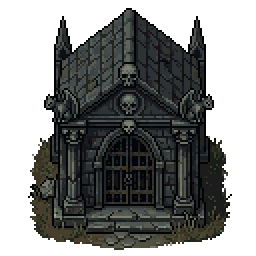
#> input picture pixellab_src/cemetery/buildings/frame_0.png, 128 x 128 px, found by its file name (shown 2 times larger)
$ python village_props.py
#> lines starting #> are read from the running program, lines starting #| are printed output that depends on the picture
### tools/hero_sheets.py
"""Arkusze postaci gracza z PixelLab (pixellab_src/heroes/<postać>/) i dane chwytu broni.

Każda postać ma 5 kierunków (south, south-east, east, north-east, north - pozostałe gra
odbija w poziomie) i animacje: idle (obrót postaci), walk, slash (zamach), cast (czar),
shoot (łuk) - po 4 klatki, a ataki postaci animowanej porządnie (Wojciech) po 8 klatek
(szkieletowe ruchy PixelLab: cięcie, strzał z łuku, czar - broń w prawej ręce).
Arkusz: kolumny = klatki (8), wiersze = animacja * 5 + kierunek.

Chwyt broni: PixelLab przerysował klatki z postacią trzymającą znacznik - pręt z różowym
(#FF00FF) końcem w dłoni i błękitnym (#00FFFF) czubkiem (pliki mk_*.png, w atakach przez
edit_image na klatkach animacji). Z położenia obu kolorów liczymy punkt chwytu i kąt broni dla
każdej klatki - w grze broń z ekwipunku jest wtedy trzymana w dłoni i porusza się razem z ręką
(w cięciu pręt pokazuje tor miecza). Przerysowana klatka bywa przesunięta o kilka pikseli -
przesunięcie znajduje dopasowanie sylwetek (_align).

Wynik: assets/heroes/<postać>.png i scripts/hero_rig.gd (stałe dla gry).
Uruchom: python tools/hero_sheets.py"""
import colorsys
import math
import os

from PIL import Image

ROOT = os.path.dirname(os.path.dirname(os.path.abspath(__file__)))
SRC = os.path.join(ROOT, "pixellab_src", "heroes")
OUT = os.path.join(ROOT, "assets", "heroes")

HEROES = [("wojciech", "Wojciech"), ("bogdan", "Bogdan"), ("mira", "Mira"), ("jaga", "Jaga")]
DIRS = ["south", "south-east", "east", "north-east", "north"]
ANIMS = ["idle", "walk", "slash", "cast", "shoot"]
FRAMES = 8  # kolumny arkusza; chód i spoczynek mają 4 klatki, ataki do 8
CELL = 72
FEET_Y = 62  # stopy w komórce (od góry), przed zmniejszeniem
## Postać z PixelLab jest za duża przy reszcie świata - zmniejszamy ją do ok. 30 px wzrostu
## (trochę więcej niż dawna, 24-pikselowa postać). Wynikowa komórka i stopy:
SCALE = 0.75
## Znaczniki, którym nie da się ufać: Mira trzyma znacznik za plecami i w chodzie bokiem przekłada go przez ciało.
## STEADY_WALK - w chodzie broń zostaje w dłoni z pozy spoczynku (kołysze się z sylwetką); IDLE_GRIP_FROM - spoczynek
## w danym kierunku bierze chwyt z innego kierunku.
STEADY_WALK = {"mira": ("east", "south-east")}
IDLE_GRIP_FROM = {"mira": {"south-east": "east"}}
## Poprawki klatek, w które PixelLab wtopił przedmiot (łuk) mimo pustych dłoni: "erase" - kolory
## (hex) do wymazania w prostokącie [x0, y0, x1, y1] płótna klatki, "copy" - klatka zastąpiona inną klatką
## tej samej animacji i kierunku.
GREY_BOW = ["7a8084", "625d55", "5e6475"]
FRAME_FIX = {
    "wojciech": {
        ("shoot", "south", 1): {"erase": [50, 30, 60, 41], "colors": GREY_BOW},
        ("shoot", "south", 4): {"erase": [50, 30, 60, 41], "colors": GREY_BOW},
        ("shoot", "south", 5): {"copy": 4},
        ("shoot", "south", 6): {"copy": 4},
        ("shoot", "east", 4): {"copy": 3},
    },
}
## Najdalej (w pikselach), o ile chwyt ataku może zostać przyciągnięty do sylwetki (_snap).
SNAP_MAX = 7
OUT_CELL = round(CELL * SCALE)
OUT_FEET_Y = round(FEET_Y * SCALE)


def _open(path):
    return Image.open(path).convert("RGBA")


def _bottom(img):
    return img.getbbox()[3]


# [81 lines left out: functions _frames, _clean, _paste, _opaque, _align, _snap, not called in this run]


def _hsv(r, g, b):
    h, sat, v = colorsys.rgb_to_hsv(r / 255.0, g / 255.0, b / 255.0)
    return h * 360.0, sat, v


def _is_magenta(r, g, b):
    h, sat, v = _hsv(r, g, b)
    return 280.0 <= h <= 335.0 and sat > 0.3 and v > 0.35


# [4 lines left out: function _is_cyan, not called in this run]


def _is_rod(r, g, b):
    return min(r, g, b) > 165 or _is_magenta(r, g, b) or _is_cyan(r, g, b)


# [172 lines left out: functions _largest_group, _marker, build, _shrink, not called in this run]


def shrink_image(cell, out_w, out_h):
    """Zmniejsza jeden obrazek pixel artu do out_w x out_h: skalowanie z mieszaniem na kanale
    alfa, twardy próg przezroczystości i powrót do oryginalnej palety kolorów."""
    cell_px = cell.load()
    palette = list({cell_px[x, y][:3] for y in range(cell.height) for x in range(cell.width) if cell_px[x, y][3] >= 128})
    small = cell.convert("RGBa").resize((out_w, out_h), Image.LANCZOS).convert("RGBA")
    px = small.load()
    cache = {}
    for y in range(out_h):
        for x in range(out_w):
            red, green, blue, alpha = px[x, y]
            if alpha < 110 or not palette:
                px[x, y] = (0, 0, 0, 0)
                continue
            key = (red, green, blue)
            if key not in cache:
                cache[key] = min(palette, key=lambda p: (p[0] - red) ** 2 + (p[1] - green) ** 2 + (p[2] - blue) ** 2)
            px[x, y] = cache[key] + (255,)
    return small


# [65 lines left out: functions _gd, main, not called in this run]


# [2 lines that do not run on import are left out]

### tools/village_props.py
"""Rekwizyty osady z PixelLab (pixellab_src/village/<paczka>/frame_<i>.png, props/<nazwa>.png - pobrane przez
pixellab_src/village/fetch.py packs props). Grafiki podmieniamy w miejscu dawnych plików assets/village/<nazwa>.png,
więc kod osady się nie zmienia: Settlement._prop stawia je z punktem zaczepienia u podstawy.

Rozmiar: osada urosła razem z postaciami, więc każdy rekwizyt dostaje ok. 1,35 dawnego rozmiaru (dłuższy bok),
ale nigdy nie jest powiększany ponad grafikę z PixelLab. Kilka klatek = pasek (etapy stosów, animacje),
wszystkie w tej samej skali, wyrównane do podstawy.
Uruchom: python tools/village_props.py (albo na końcu generate_art.py)"""
import os

from PIL import Image

import hero_sheets

ROOT = os.path.dirname(os.path.dirname(os.path.abspath(__file__)))
SRC = os.path.join(ROOT, "pixellab_src", "village")
OUT = os.path.join(ROOT, "assets", "village")
GROWTH = 1.35

# nazwa: (paczka, [klatki], dawny dłuższy bok jednej klatki) - "props" = pojedyncze duże obiekty (klatka = nazwa)
PROPS = {
    # meble z paczek 96 px (furniture2-5): w paczce "furniture" (klatki 64 px) wiele wychodziło poza swoją klatkę -
    # były ucięte, a sąsiednie klatki łapały ich kawałki (paski przy krawędzi)
    "counter": ("furniture2", [0], 40), "barrel": ("furniture3", [0], 15), "table": ("furniture3", [1], 26),
    "stool": ("furniture3", [2], 10), "bed": ("furniture2", [2], 26), "chest": ("furniture3", [3], 16),
    "shelf": ("furniture4", [0], 32), "crate": ("furniture4", [1], 14), "forge": ("furniture4", [2], 26),
    "weapon_rack": ("furniture4", [3], 24), "anvil": ("furniture5", [0], 18), "bookshelf_0": ("furniture", [11], 30),
    "bookshelf_1": ("furniture", [12], 30), "lectern": ("furniture", [13, 13], 26), "map_table": ("furniture5", [1], 34),
    "trophy": ("furniture5", [2], 18),
    "well": ("yard", [0], 28), "hay": ("yard", [1], 22), "cart": ("yard", [2], 48), "garden": ("yard", [3], 40),
    "herb_garden": ("yard", [4], 36), "notice_board": ("yard", [5], 40), "banner": ("yard", [6], 34),
    "banner_pole": ("yard", [7, 7], 40), "torch_stand": ("yard", [8, 8], 26), "archery_target": ("yard", [9], 26),
    "dummy": ("yard", [10], 30), "butcher_rack": ("yard", [11, 12], 34), "smokehouse": ("yard", [13], 32),
    "hide_rack": ("yard", [14], 28), "owl_perch": ("yard", [15, 15], 28),
    "wood_pile": ("small", [0, 1, 2, 3], 36), "stone_pile": ("small", [4, 5, 6, 7], 36),
    "plank_pile": ("small", [8, 9, 10, 11], 26), "sack": ("small", [12], 13), "hearth": ("small", [13, 13], 28),
    "cauldron": ("small", [14, 14], 26), "rune_stone": ("small", [15], 18),
    "mug": ("tiny", [0], 8), "quiver": ("tiny", [1], 16), "shield": ("tiny", [2], 16), "mail_bundle": ("tiny", [3], 14),
    "arms_bundle": ("furniture5", [3], 22), "pelt": ("tiny", [5], 20), "plank": ("tiny", [6], 24), "telescope": ("tiny", [7], 26),
    "bench": ("tiny", [8], 30),
    "stable": ("props", ["stable"], 80), "awning": ("props", ["awning"], 56),
}
# animacje z PixelLab zamiast powtórzonej klatki: nazwa -> (folder obiektu, klatki animacji, dawny bok)
ANIMATED = {"horse": ("horse", [0, 2], 34), "hearth": ("hearth", [0, 2], 28), "cauldron": ("cauldron", [0, 2], 26),
            "torch_stand": ("torch_stand", [0, 2], 26)}
# ozdoby osady (Settlement._build_decorations): nazwa -> (paczka, klatka, docelowy dłuższy bok)
DECOR = {
    "deco_lamp_post": ("decor", 0, 40), "deco_flower_box": ("decor", 1, 26), "deco_fence": ("decor", 2, 28),
    "deco_market_stall": ("decor", 3, 48), "deco_scarecrow": ("decor", 4, 34), "deco_beehive": ("decor", 5, 22),
    "deco_rain_barrel": ("decor", 6, 26), "deco_washing_line": ("decor", 7, 44), "deco_kennel": ("decor", 8, 28),
    "deco_chickens": ("decor", 9, 24), "deco_cat": ("decor", 10, 18), "deco_wood_shelter": ("decor", 11, 36),
    "deco_signpost": ("decor", 12, 32), "deco_flower_bed": ("decor", 13, 32), "deco_stone_bench": ("decor", 14, 26),
    "deco_wheelbarrow": ("decor", 15, 26), "deco_flower_pot": ("tiny", 10, 12), "deco_basket": ("tiny", 11, 14),
    "deco_lantern": ("tiny", 12, 12), "deco_bucket": ("tiny", 13, 12), "deco_axe_stump": ("tiny", 18, 16),
    "deco_tools": ("tiny", 63, 16),
}


# meble, przy których kandydat z PixelLab złapał okruch sąsiedniej klatki (pasek przy lewej krawędzi)
CLEAN = {"barrel", "stool", "chest", "anvil", "crate", "table"}


def _main_part(img):
    """Tylko główny kształt: największa spójna bryła i części leżące przy niej (okruchy sąsiednich klatek
    siatki PixelLab - np. pionowy pasek przy krawędzi - znikają)."""
    alpha = img.getchannel("A").load()
    w, h = img.size
    seen = set()
    parts = []
    for y in range(h):
        for x in range(w):
            if alpha[x, y] == 0 or (x, y) in seen:
                continue
            stack, pixels = [(x, y)], []
            seen.add((x, y))
            while stack:
                cx, cy = stack.pop()
                pixels.append((cx, cy))
                for nx, ny in ((cx + 1, cy), (cx - 1, cy), (cx, cy + 1), (cx, cy - 1),
                               (cx + 1, cy + 1), (cx - 1, cy - 1), (cx + 1, cy - 1), (cx - 1, cy + 1)):
                    if 0 <= nx < w and 0 <= ny < h and alpha[nx, ny] and (nx, ny) not in seen:
                        seen.add((nx, ny))
                        stack.append((nx, ny))
            parts.append(pixels)
    main = max(parts, key=len)
    left, top = min(p[0] for p in main) - 3, min(p[1] for p in main) - 3
    right, bottom = max(p[0] for p in main) + 3, max(p[1] for p in main) + 3
    out = Image.new("RGBA", img.size)
    src, dst = img.load(), out.load()
    for pixels in parts:
        # zostają części stykające się z obrysem głównej bryły (np. kufle na ladzie), okruchy przy krawędzi klatki nie
        if any(left <= x <= right and top <= y <= bottom for x, y in pixels):
            for px in pixels:
                dst[px] = src[px]
    return out


def _load(pack, frame):
    if pack == "props":
        path = os.path.join(SRC, "props", "%s.png" % frame)
    else:
        path = os.path.join(SRC, pack, "frame_%d.png" % frame)
    return Image.open(path).convert("RGBA") if os.path.exists(path) else None


def _anim_frames(folder):
    anims = os.path.join(SRC, folder, "animations")
    if not os.path.isdir(anims):
        return []
    sub = os.path.join(anims, sorted(os.listdir(anims))[0], "unknown")
    return [Image.open(os.path.join(sub, f)).convert("RGBA") for f in sorted(os.listdir(sub))]


def build(name, images, old_size):
    """Pasek klatek: wspólna skala (z największej klatki - np. pełnego stosu), przycięcie, wyrównanie do podstawy."""
    if name in CLEAN:
        images = [_main_part(img) for img in images]
    largest = max(max(b[2] - b[0], b[3] - b[1]) for b in (img.getbbox() for img in images))
    scale = min(1.0, GROWTH * old_size / largest)
    cells = []
    for img in images:
        if scale < 1.0:
            img = hero_sheets.shrink_image(img, max(1, round(img.width * scale)), max(1, round(img.height * scale)))
        cells.append(img.crop(img.getbbox()))
    w = max(c.width for c in cells)
    h = max(c.height for c in cells)
    strip = Image.new("RGBA", (w * len(cells), h))
    for k, c in enumerate(cells):
        strip.alpha_composite(c, (k * w + (w - c.width) // 2, h - c.height))
    strip.save(os.path.join(OUT, name + ".png"))
    return strip.size


# palisada z osobnych pali (Settlement._build_palisade stawia je gęsto wzdłuż owalu):
# nazwa: (paczka, [klatki], skala) - wszystkie pale w jednej skali, żeby miały tę samą wysokość co w naturze
PALISADE_SCALE = 0.55
PALISADE = {
    "palisade_stake": ("palisade_stakes", [0, 1, 13, 14, 7, 9, 3, 8, 6], PALISADE_SCALE),
    "palisade_stake_broken": ("palisade_stakes", [11, 12], PALISADE_SCALE),
    "palisade_tower": ("palisade_towers", [0, 2], 0.8),
    "gate_post": ("palisade_gate_parts", [0, 1, 4], 0.62),
    "palisade_scaffold": ("palisade_gate_parts", [6], 0.7),
    "stake_pile": ("palisade_gate_parts", [7], 0.55),
    "stake_fallen": ("palisade_gate_parts", [12], 0.55),
}
# łuk południowej bramy: paczka, klatka, skala, światło przejścia w świecie (px) - łuk z PixelLab jest za wąski,
# więc rozcinamy go w połowie i wstawiamy powtórzony kawałek samej belki
GATE_ARCH = ("palisade_gate_arch", 0, 0.8, 86)
ARCH_SPLIT = 67          # środek łuku (piksele źródła)
ARCH_BEAM_ROWS = (20, 40)  # wiersze belki (piksele źródła) - niżej jest tylko przejście i ziemia


def _strip(images, scale):
    cells = []
    for img in images:
        if scale < 1.0:
            img = hero_sheets.shrink_image(img, max(1, round(img.width * scale)), max(1, round(img.height * scale)))
        cells.append(img.crop(img.getbbox()))
    w = max(c.width for c in cells)
    h = max(c.height for c in cells)
    strip = Image.new("RGBA", (w * len(cells), h))
    for k, c in enumerate(cells):
        strip.alpha_composite(c, (k * w + (w - c.width) // 2, h - c.height))
    return strip


def _gate_arch():
    pack, frame, scale, opening = GATE_ARCH
    src = _load(pack, frame)
    if src is None:
        return
    # ziemia pod łukiem znika (pod bramą i tak biegnie droga)
    px = src.load()
    for y in range(95, src.height):
        for x in range(46, 89):
            px[x, y] = (0, 0, 0, 0)
    left, right = src.crop((0, 0, ARCH_SPLIT, src.height)), src.crop((ARCH_SPLIT, 0, src.width, src.height))
    inner = 89 - 46  # światło przejścia w źródle
    extra = max(0, round(opening / scale) - inner)
    beam = src.crop((ARCH_SPLIT - 4, ARCH_BEAM_ROWS[0], ARCH_SPLIT + 4, ARCH_BEAM_ROWS[1]))
    wide = Image.new("RGBA", (src.width + extra, src.height))
    wide.alpha_composite(left, (0, 0))
    for x in range(0, extra, beam.width):
        wide.alpha_composite(beam, (ARCH_SPLIT + x, ARCH_BEAM_ROWS[0]))
    wide.alpha_composite(right, (ARCH_SPLIT + extra, 0))
    out = _strip([wide], scale)
    out.save(os.path.join(OUT, "gate_arch.png"))
    print("gate_arch", out.size)


def palisade():
    """Palisada: osobne pale (kilka wariantów), wyłamane pale fragmentu w naprawie, wieże na łukach owalu,
    słupy bram, łuk bramy południowej i rusztowanie - paski klatek wyrównane do podstawy."""
    for name, (pack, frames, scale) in PALISADE.items():
        images = [_load(pack, f) for f in frames]
#> in _load, returned value is the input picture: PIL image 128x128 RGBA; mean R, G, B, A 24.6, 26.1, 25.4, 143.3
        if all(images):
            strip = _strip(images, scale)
            strip.save(os.path.join(OUT, name + ".png"))
            print(name, strip.size)
    _gate_arch()


def main():
    palisade()
#> in palisade, `images = [_load(pack, f) for f in frames]`: images = 9 items
#> in _gate_arch, `pack, frame, scale, opening = GATE_ARCH`: pack = 'palisade_gate_arch'; frame = 0; scale = 0.8; opening = 86
#> in _gate_arch, `left, right = src.crop((0, 0, ARCH_SPLIT, src.height)), src.crop((ARCH..`:
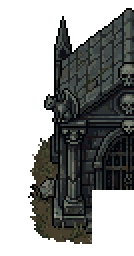
#> left: PIL image 67x128 RGBA (shown 2 times larger); mean R, G, B, A 23, 24.4, 23.6, 126.3; transparent parts drawn white
#> in _gate_arch, `left, right = src.crop((0, 0, ARCH_SPLIT, src.height)), src.crop((ARCH..`:
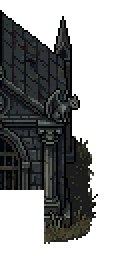
#> right: PIL image 61x128 RGBA (shown 2 times larger); mean R, G, B, A 17.8, 19, 19.1, 121.6; transparent parts drawn white
#> in _gate_arch, `extra = max(0, round(opening / scale) - inner)`: extra = 65
#> in _gate_arch, `wide = Image.new("RGBA", (src.width + extra, src.height))`: wide: PIL image 193x128 RGBA; every value is 0
#> in _gate_arch, `wide.alpha_composite(right, (ARCH_SPLIT + extra, 0))`:
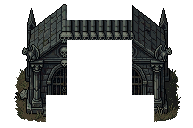
#> wide: PIL image 193x128 RGBA; mean R, G, B, A 15.7, 16.9, 16.2, 95.7; transparent parts drawn white
#> the loop in _strip, `for img in images:` made 1 pass
#> pass 1, in _strip, `img = hero_sheets.shrink_image(img, max(1, round(img.width * scale)), ..`:
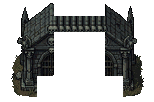
#> img: PIL image 154x102 RGBA; mean R, G, B, A 16.2, 17.1, 16.3, 97.3; transparent parts drawn white
#> after the loop in _strip, `for img in images:`: cells = 1 item
#> in _strip, `w = max(c.width for c in cells)`: w = 133
#> in _strip, `h = max(c.height for c in cells)`: h = 94
#> in _strip, `strip = Image.new("RGBA", (w * len(cells), h))`: strip: PIL image 133x94 RGBA; every value is 0
#> the loop in _strip, `for k, c in enumerate(cells):` made 1 pass
#> after the loop in _strip, `for k, c in enumerate(cells):`:
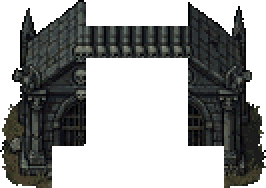
#> strip: PIL image 133x94 RGBA (shown 2 times larger); mean R, G, B, A 20.4, 21.5, 20.5, 122.2; transparent parts drawn white
#| gate_arch (133, 94)
    for name, (pack, frames, old) in PROPS.items():
        images = [_load(pack, f) for f in frames]
        if all(images):
            print(name, build(name, images, old))
#> in build, `strip = Image.new("RGBA", (w * len(cells), h))`: strip: PIL image 44x54 RGBA; every value is 0
#> after the loop in build, `for k, c in enumerate(cells):`:
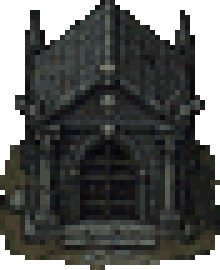
#> strip: PIL image 44x54 RGBA (shown 5 times larger); mean R, G, B, A 33.3, 34.9, 32.8, 197.6; transparent parts drawn white
    for name, (pack, frame, size) in DECOR.items():
        image = _load(pack, frame)
        if image:
            print(name, build(name, [image], size / GROWTH))
#> in build (call 7), `strip = Image.new("RGBA", (w * len(cells), h))`: strip: PIL image 33x40 RGBA; every value is 0
#> after the loop in build (call 7), `for k, c in enumerate(cells):`:
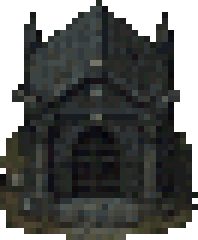
#> strip: PIL image 33x40 RGBA (shown 6 times larger); mean R, G, B, A 32.7, 34.2, 32.2, 193.2; transparent parts drawn white
#| deco_lamp_post (33, 40)
    for name, (folder, frames, old) in ANIMATED.items():
        anim = _anim_frames(folder)
        if len(anim) > max(frames):
            print(name, build(name, [anim[i] for i in frames], old))


if __name__ == "__main__":
    main()
